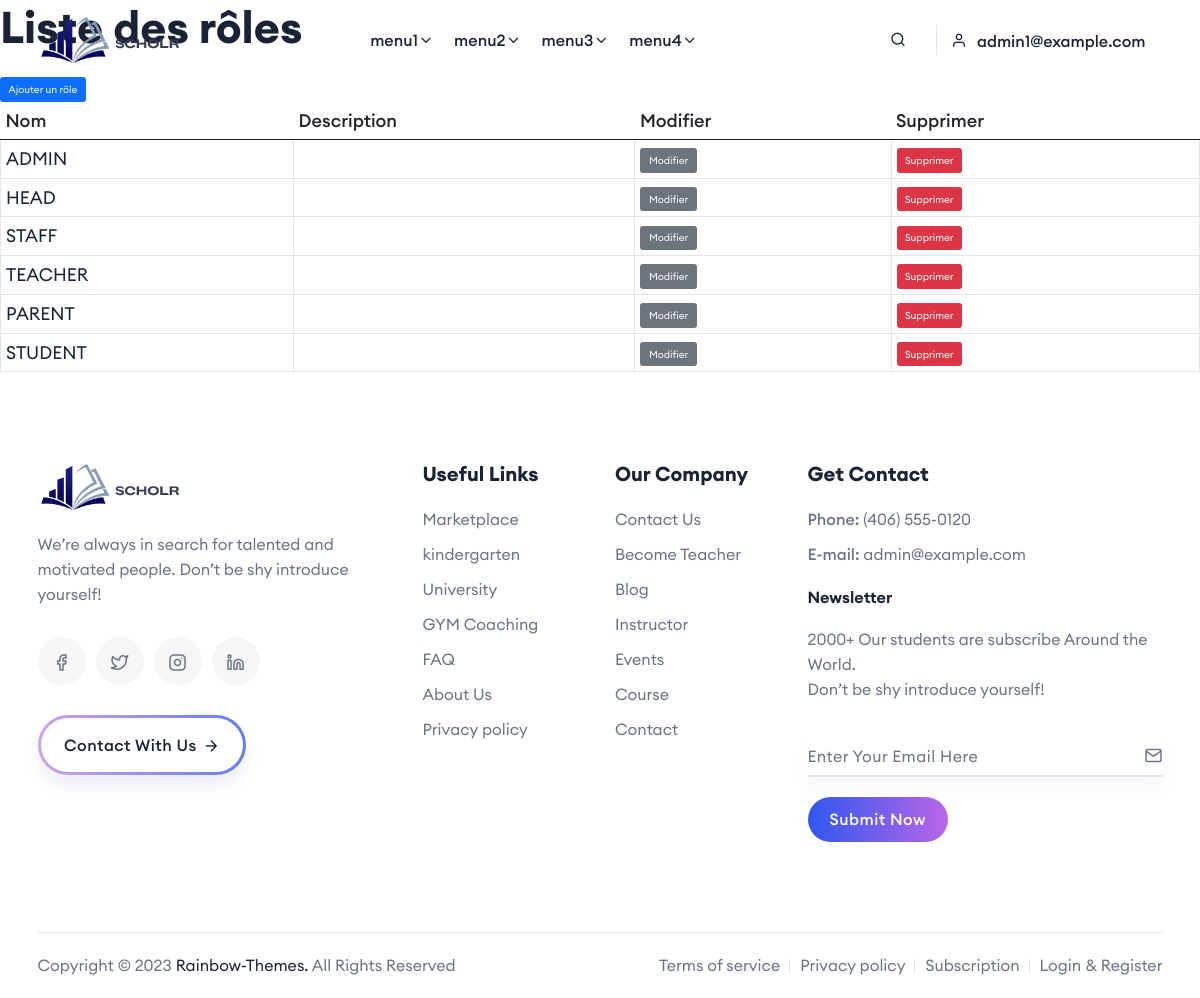
The app's page /roles/ (signed in) with its own data.
### gestion_utilisateurs/models.py (models this page shows, shortened)
class User(AbstractUser):
    id = models.AutoField(primary_key=True)
    username = models.CharField(_('Username'), unique=True, max_length=150)
    last_name = models.CharField(_('Last name'), max_length=150, blank=True)
    first_name = models.CharField(_('First name'), max_length=30, blank=True)
    email = models.EmailField(_('Email'), unique=True)
    password = models.CharField(_('Password'), max_length=128)
    address = models.CharField(max_length=255, blank=True, null=True)
    date_of_birth = models.DateField(_('Date of birth'), null=True, blank=True)
    phone_number = models.CharField(_('Phone number'), max_length=20, blank=True, null=True)
    roles = models.ManyToManyField(Role, verbose_name='Roles', blank=True)
    establishment = models.ForeignKey(Establishment, on_delete=models.SET_NULL, verbose_name='Establishment', blank=True, null=True)
    children = models.ManyToManyField('self', verbose_name='Children', blank=True, symmetrical=False)
    is_principal_teacher = models.BooleanField(_('Principal Teacher'), default=False)
    position = models.CharField(_('Position'), max_length=200, blank=True, null=True)
    groups = models.ManyToManyField(Group, related_name="custom_user_set", blank=True)
    user_permissions = models.ManyToManyField(Permission, related_name="custom_user_set", blank=True)
    created_at = models.DateTimeField(auto_now_add=True, verbose_name='Date de création')
    created_by = models.ForeignKey('self', related_name='created_users', null=True, blank=True, on_delete=models.SET_NULL, verbose_name='Utilisateur qui a créé')
    updated_at = models.DateTimeField(auto_now=True, verbose_name='Date de mise à jour')
    updated_by = models.ForeignKey('self', related_name='updated_users', null=True, blank=True, on_delete=models.SET_NULL, verbose_name='Utilisateur qui a mis à jour')
    profile_picture = models.ImageField(_('Profile picture'), upload_to='profile_pictures/', blank=True, null=True)
    is_active = models.BooleanField(_('Active'), default=True)
    USERNAME_FIELD = 'username'
    REQUIRED_FIELDS = ['email', 'first_name', 'last_name']
    class Meta:
        verbose_name = 'User'
        verbose_name_plural = 'Users'

class Role(models.Model):
    NAMES = (
        ('ADMIN', 'Admin'),
        ('HEAD', 'Head of Establishment'),
        ('STAFF', 'Staff'),
        ('TEACHER', 'Teacher'),
        ('PARENT', 'Parent'),
        ('STUDENT', 'Student'),
    )
    name = models.CharField('Name', max_length=50, choices=NAMES, unique=True)
    class Meta:
        verbose_name = 'Role'
        verbose_name_plural = 'Roles'

### gestion_utilisateurs/views.py (the view)
# urls.py: path('roles/', views.role_list, name='role_list'),
@user_passes_test(admin_check)
def role_list(request):
    roles = Role.objects.all()
    return render(request, 'gestion_utilisateurs/role_list.html', {'roles': roles})

### gestion_utilisateurs/templates/gestion_utilisateurs/role_list.html
{% extends 'base.html' %}
{% block content %}
  <h2>Liste des rôles</h2>
  <a href="{% url 'role_create' %}" class="btn btn-primary">Ajouter un rôle</a>
  <table class="table">
    <thead>
      <tr>
        <th scope="col">Nom</th>
        <th scope="col">Description</th>
        <th scope="col">Modifier</th>
        <th scope="col">Supprimer</th>
      </tr>
    </thead>
    <tbody>
      {% for role in roles %}
        <tr>
          <td><a href="{% url 'role_detail' role.pk %}">{{ role.name }}</a></td>
          <td>{{ role.description }}</td>
          <td><a href="{% url 'role_update' role.pk %}" class="btn btn-secondary">Modifier</a></td>
          <td><a href="{% url 'role_delete' role.pk %}" class="btn btn-danger">Supprimer</a></td>
        </tr>
      {% endfor %}
    </tbody>
  </table>
{% endblock %}

### educonnect/templates/base.html (shortened to what this page needs)
{% load static %}
<!DOCTYPE html>
<html lang="en">
    <head>
        <link rel="stylesheet" href="{% static 'assets/css/vendor/bootstrap.min.css' %}">
        <link rel="stylesheet"  href="{% static 'assets/css/vendor/slick.css' %}">
        <link rel="stylesheet" href="{% static 'assets/css/vendor/slick-theme.css' %}">
        <link rel="stylesheet" href="{% static 'assets/css/plugins/sal.css' %}">
        <link rel="stylesheet" href="{% static 'assets/css/plugins/feather.css' %}">
        <link rel="stylesheet" href="{% static 'assets/css/plugins/fontawesome.min.css' %}">
        <link rel="stylesheet" href="{% static 'assets/css/plugins/euclid-circulara.css' %}">
        <link rel="stylesheet" href="{% static 'assets/css/plugins/swiper.css' %}">
        <link rel="stylesheet" href="{% static 'assets/css/plugins/magnify.css' %}">
        <link rel="stylesheet" href="{% static 'assets/css/plugins/odometer.css' %}">
        <link rel="stylesheet" href="{% static 'assets/css/plugins/animation.css' %}">
        <link rel="stylesheet" href="{% static 'assets/css/plugins/bootstrap-select.min.css' %}">
        <link rel="stylesheet" href="{% static 'assets/css/plugins/jquery-ui.css' %}">
        <link rel="stylesheet" href="{% static 'assets/css/plugins/magnigy-popup.min.css' %}">
        <link rel="stylesheet" href="{% static 'assets/css/style.css' %}">
    </head>
    <body class="rbt-header-sticky">
        <header class="rbt-header rbt-header-10 rbt-transparent-header">
            <div class="rbt-header-wrapper  header-not-transparent header-sticky">
                <div class="container">
                    <div class="mainbar-row rbt-navigation-center align-items-center">
                        <div class="header-left rbt-header-content">
                            <div class="header-info">
                                <div class="logo">
                                    <a href="{% url 'home' %}">
                                        <img src="{% static 'assets/images/logo/logo.png' %}" alt="Education Logo Images">
                                    </a>
                                </div>
                            </div>
                        </div>
                        <div class="rbt-main-navigation d-none d-xl-block">
                            <nav class="mainmenu-nav">
                                <ul class="mainmenu">
                                    <li class="has-dropdown has-menu-child-item">
                                        <a href="#">menu1
                                            <i class="feather-chevron-down"></i>
                                        </a>
                                    </li>
                                    <li class="has-dropdown has-menu-child-item">
                                        <a href="#">menu2
                                            <i class="feather-chevron-down"></i>
                                        </a>
                                    </li>
                                    <li class="has-dropdown has-menu-child-item">
                                        <a href="#">menu3
                                            <i class="feather-chevron-down"></i>
                                        </a>
                                    </li>
                                    <li class="has-dropdown has-menu-child-item">
                                        <a href="#">menu4
                                            <i class="feather-chevron-down"></i>
                                        </a>
                                    </li>
                                </ul>
                            </nav>
                        </div>
                        <div class="header-right">
                            <ul class="quick-access">
                                <li class="access-icon">
                                    <a class="search-trigger-active rbt-round-btn" href="#">
                                        <i class="feather-search"></i>
                                    </a>
                                </li>
                                {% if user.is_authenticated %}
                                <li class="account-access rbt-user-wrapper d-none d-xl-block">
                                    <a href="#"><i class="feather-user"></i>{{user.email}}</a>
                                </li>
                                {% else %}
                                <li class="account-access rbt-user-wrapper d-none d-xl-block">
                                    <a href="{% url 'login' %}"><i class="feather-user"></i>Connexion</a>
                                </li>
                                {% endif %}
                            </ul>
                        </div>
                    </div>
                </div>
            </div>
        </header>
        {% block content %}
        {% endblock %}
    <footer class="rbt-footer footer-style-1 bg-color-white overflow-hidden">
        <div class="footer-top">
            <div class="container">
                <div class="row g-5">
                    <div class="col-lg-4 col-md-6 col-sm-6 col-12">
                        <div class="footer-widget">
                            <div class="logo">
                                <a href="index.html">
                                    <img src="{% static 'assets/images/logo/logo.png' %}" alt="Edu-cause">
                                </a>
                            </div>
                            <p class="description mt--20">We’re always in search for talented
                                and motivated people. Don’t be shy introduce yourself!
                            </p>
                            <ul class="social-icon social-default justify-content-start">
                                <li><a href="https://www.facebook.com/">
                                        <i class="feather-facebook"></i>
                                    </a>
                                </li>
                                <li><a href="https://www.twitter.com">
                                        <i class="feather-twitter"></i>
                                    </a>
                                </li>
                                <li><a href="https://www.instagram.com/">
                                        <i class="feather-instagram"></i>
                                    </a>
                                </li>
                                <li><a href="https://www.linkdin.com/">
                                        <i class="feather-linkedin"></i>
                                    </a>
                                </li>
                            </ul>
                            <div class="contact-btn mt--30">
                                <a class="rbt-btn hover-icon-reverse btn-border-gradient radius-round" href="#">
                                    <div class="icon-reverse-wrapper">
                                        <span class="btn-text">Contact With Us</span>
                                        <span class="btn-icon"><i class="feather-arrow-right"></i></span>
                                    </div>
                                </a>
                            </div>
                        </div>
                    </div>
                    <div class="col-lg-2 col-md-6 col-sm-6 col-12">
                        <div class="footer-widget">
                            <h5 class="ft-title">Useful Links</h5>
                            <ul class="ft-link">
                                <li>
                                    <a href="12-marketplace.html">Marketplace</a>
                                </li>
                                <li>
                                    <a href="04-kindergarten.html">kindergarten</a>
                                </li>
                                <li>
                                    <a href="13-university-classic.html">University</a>
                                </li>
                                <li>
                                    <a href="09-gym-coaching.html">GYM Coaching</a>
                                </li>
                                <li>
                                    <a href="faqs.html">FAQ</a>
                                </li>
                                <li>
                                    <a href="about-us-01.html">About Us</a>
                                </li>
                                <li>
                                    <a href="privacy-policy.html">Privacy policy</a>
                                </li>
                            </ul>
                        </div>
                    </div>
                    <div class="col-lg-2 col-md-6 col-sm-6 col-12">
                        <div class="footer-widget">
                            <h5 class="ft-title">Our Company</h5>
                            <ul class="ft-link">
                                <li>
                                    <a href="contact.html">Contact Us</a>
                                </li>
                                <li>
                                    <a href="become-a-teacher.html">Become Teacher</a>
                                </li>
                                <li>
                                    <a href="blog.html">Blog</a>
                                </li>
                                <li>
                                    <a href="instructor.html">Instructor</a>
                                </li>
                                <li>
                                    <a href="event-list.html">Events</a>
                                </li>
                                <li>
                                    <a href="course-filter-one-toggle.html">Course</a>
                                </li>
                                <li>
                                    <a href="contact.html">Contact</a>
                                </li>
                            </ul>
                        </div>
                    </div>
                    <div class="col-lg-4 col-md-6 col-sm-6 col-12">
                        <div class="footer-widget">
                            <h5 class="ft-title">Get Contact</h5>
                            <ul class="ft-link">
                                <li><span>Phone:</span> <a href="#">(406) 555-0120</a></li>
                                <li><span>E-mail:</span> <a href="mailto:hr@example.com">admin@example.com</a></li>
                            </ul>
                            <form class="newsletter-form mt--20" action="#">
                                <h6 class="w-600">Newsletter</h6>
                                <p class="description">2000+ Our students are subscribe Around the World.<br> Don’t be shy introduce yourself!</p>
                                <div class="form-group right-icon icon-email mb--20">
                                    <label for="email">Enter Your Email Here</label>
                                    <input id="email" type="email">
                                </div>
                                <div class="form-group mb--0">
                                    <button class="rbt-btn rbt-switch-btn btn-gradient radius-round btn-sm" type="submit">
                                        <span data-text="Submit Now">Submit Now</span>
                                    </button>
                                </div>
                            </form>
                        </div>
                    </div>
                </div>
            </div>
        </div>
        <div class="rbt-separator-mid">
            <div class="container">
                <hr class="rbt-separator m-0">
            </div>
        </div>
        <div class="copyright-area copyright-style-1 ptb--20">
            <div class="container">
                <div class="row align-items-center">
                    <div class="col-xxl-6 col-xl-6 col-lg-6 col-md-12 col-12">
                        <p class="rbt-link-hover text-center text-lg-start">Copyright © 2023 <a href="https://themeforest.net/user/rbt-themes">Rainbow-Themes.</a> All Rights Reserved</p>
                    </div>
                    <div class="col-xxl-6 col-xl-6 col-lg-6 col-md-12 col-12">
                        <ul class="copyright-link rbt-link-hover justify-content-center justify-content-lg-end mt_sm--10 mt_md--10">
                            <li><a href="#">Terms of service</a></li>
                            <li><a href="privacy-policy.html">Privacy policy</a></li>
                            <li><a href="subscription.html">Subscription</a></li>
                            <li><a href="login.html">Login & Register</a></li>
                        </ul>
                    </div>
                </div>
            </div>
        </div>
    </footer>
</body>
</html>

### records on screen
User: email "admin1@example.com"
Role: name "ADMIN"
Role: name "HEAD"
Role: name "STAFF"
Role: name "TEACHER"
Role: name "PARENT"
Role: name "STUDENT"
